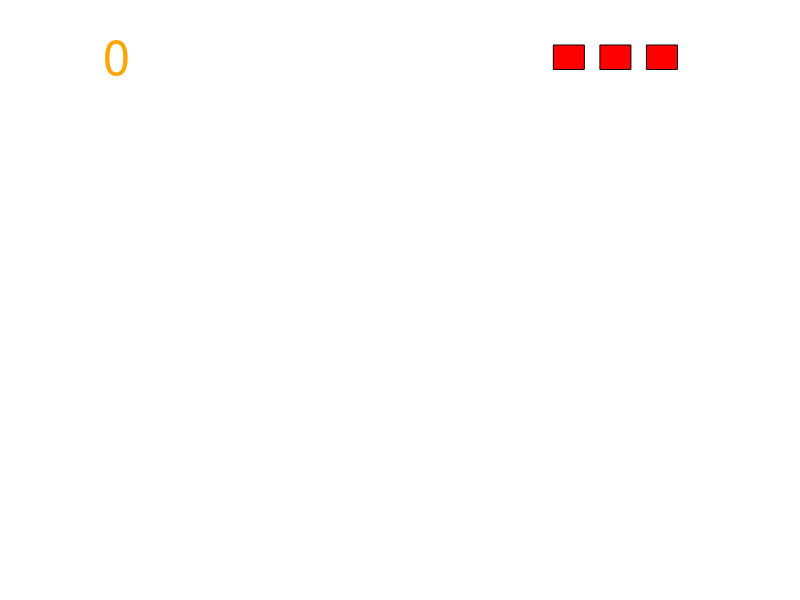

The MATLAB source for this figure: (Note: this script raises an error after producing the figure.)
function crabNinja ()

  GRAVITY = -0.0005;
  KEY_NAMES = {'w', 'a', 's', 'd', 'q', 'r'};

  KeyStatus = false(1,length(KEY_NAMES));
  isMouseDown = 0;

  clf;
  figure(1, 'KeyPressFcn', @KeyDown, ...
            'KeyReleaseFcn', @KeyUp, ...
            'WindowButtonMotionFcn', @MouseDragged, ...
            'WindowButtonDownFcn', @MouseClicked, ...
            'WindowButtonUpFcn', @MouseReleased,...
            'DeleteFcn', @EndLoop);

  score = 0;
  lives = 3;

  axis([1,1000,1,1000]);
  set(gca,'Visible', "off");
  for i=1:lives
    hearts(i) = patch([1000,950,950,1000]-(75*i),[1000,1000,950,950],'red');
  endfor
  scoreText = text(1,975,num2str(score),'FontSize', 35, 'Color', [1,0.65,0]);

  MAX_FISH = 18;

  for i=1:8
    [fishImages(i).X, fishImages(i).map] = imread(strcat("assets/fish",num2str(i),".png"));
    [cutFishImages(i).X, cutFishImages(i).map] = imread(strcat("assets/cutfish",num2str(i),".png"));
  endfor
  [crabImage.x, crabImage.map] = imread("assets/crab.png");

  for i=1:MAX_FISH
    fishes(i).frame = subplot("position", [1.1 + (0.2 * i),1.1,0.05,0.05]);
    if(i >= 3)
      if(i <= 8)
        index = i-2;
      else
        index = floor(i/2)-2;
      endif
      imshow(fishImages(index).X,fishImages(index).map);
    else
      imshow(crabImage.x, crabImage.map);
    endif
    fishes(i).velocity = [0,0];
    fishes(i).isDead = true;
    fishes(i).isCut = false;
    fishes(i).cutFrame = subplot("position", [1.1 + (0.2 * i),1.3,0.05,0.05]);
    if(i >= 3)
      if(i <= 8)
        index = i-2;
      else
        index = floor(i/2)-2;
      endif
      imshow(cutFishImages(index).X,cutFishImages(index).map);
    else
      imshow(crabImage.x, crabImage.map);
    endif

    fishes(i).currentFrame = fishes(i).frame;
  endfor
  pause(0.01);

  TARGET_FPS = 60;
  MAX_FRAME_SKIP = 5;

  FRAME_DURATION = 1/TARGET_FPS;

  isRunning = true;
  fishJumping = false;

  stageStartTime = tic;
  CurrentFrameNo = 0;
  while(isRunning)
      loops = 0;
      curTime = toc(stageStartTime);
      while(curTime >= ((CurrentFrameNo) * FRAME_DURATION) && loops < MAX_FRAME_SKIP)

        if(!fishJumping && KeyStatus(6))
          summonFish(5);
        endif

        fishJumping = false;
        for i=1:length(fishes)
          moveFish(i);
          if(!(fishes(i).isDead))
            fishJumping = true;
          endif
        endfor

        CurrentFrameNo = CurrentFrameNo + 1;
        loops = loops + 1;
      endwhile

      if(KeyStatus(5) || lives <= 0)
        break;
      endif

      pause(0.001);
  endwhile

  printf("%s", ["You got a score of ", num2str(score), "!\n"]);

  close all
  clear

  % Helper functions for better organization
  function summonFish(toSummon)
    % can be repeat numbers, but not really worried
    % because toSummon should be random anyway
    fishNums = floor((rand(1,toSummon) * 18) + 1);
    for i = fishNums
      tempPos = [(rand*0.9)-0.1, -0.4, 0.2, 0.2];
      if(tempPos(1) <= 0.3)
        xVelocity = (rand * 0.002) + 0.002;
      elseif(tempPos(1) >= 0.5)
        xVelocity = (rand * -0.002) - 0.002;
      else
        xVelocity = 0;
      endif
      fishes(i).velocity = [xVelocity,0.03 + (rand*0.005)];
      if(fishes(i).isCut)
        % set(fishes(i).frame, 'position', get(fishes(i).cutFrame, 'position'));
        fishes(i).currentFrame = fishes(i).frame;
        fishes(i).isCut = false;
      endif
      fishes(i).isDead = false;
      set(fishes(i).currentFrame, 'position', tempPos);
    endfor
  endfunction

  function moveFish(fishNum)
    if(!(fishes(fishNum).isDead))
      temp = get(fishes(fishNum).currentFrame, 'position');
      temp(1) += fishes(fishNum).velocity(1);
      temp(2) += fishes(fishNum).velocity(2);
      if(temp(2) > -0.5)
        fishes(fishNum).velocity(2) += GRAVITY;
      else
        fishes(fishNum).velocity(2) = 0;
        fishes(fishNum).isDead = true;
        if(fishNum >= 3 && !(fishes(fishNum).isCut))
          set(hearts(lives), 'FaceColor', [0.25, 0.25, 0.25]);
          lives--;
        endif
      endif

      if(isMouseDown && !(fishes(fishNum).isCut))
        mousePos = get(gcf, 'CurrentPoint');
        mousePos(1) /= get(gcf,'position')(3);
        mousePos(2) /= get(gcf, 'position')(4);
        fishPos = get(fishes(i).frame, 'position');
        minDistances = [0.085,0.065];
        if(fishNum < 3)
          minDistances = [0.06, 0.045];
        endif
        if(abs(mousePos(1) - (fishPos(1)+0.1)) < minDistances(1) && abs(mousePos(2) - (fishPos(2)+0.1)) < minDistances(2) )
          set(fishes(i).frame, 'position', [1.1 + (0.2 * fishNum),1.1,0.05,0.05]);
          set(fishes(fishNum).cutFrame, 'position', get(fishes(fishNum).frame, 'position'));
          fishes(fishNum).currentFrame = fishes(fishNum).cutFrame;
          fishes(fishNum).isCut = true;
          if(fishNum < 3)
            for i=1:lives
               set(hearts(lives), 'FaceColor', [0.25, 0.25, 0.25]);
               lives--;
            endfor
          else
            score++;
            set(scoreText, 'String', num2str(score));
          endif
        endif
      endif

      set(fishes(fishNum).currentFrame, 'position', temp);
    endif
  endfunction

  % Callback functions
  function MouseDragged(hObject, eventdata, handles)
    % Doesn't need a body just needs to be defined to update CurrentPoint
    % for some reason...
  endfunction
  function MouseClicked(hObject, eventdata, handles)
    isMouseDown = true;
  endfunction
  function MouseReleased(hObject, eventdata, handles)
    isMouseDown = false;
  endfunction

  function KeyUp(hObject, eventdata, handles)
    LastKeyStatus = KeyStatus;
    key = eventdata.Character;
    KeyStatus = (~strcmp(key, KEY_NAMES) & LastKeyStatus);
  endfunction
  function KeyDown(hObject, eventdata, handles)
    LastKeyStatus = KeyStatus;
    key = eventdata.Character;
    KeyStatus = (strcmp(key, KEY_NAMES) | LastKeyStatus);
  endfunction

  function EndLoop(hObject, eventdata, handles)
    isRunning = false;
  endfunction

endfunction

